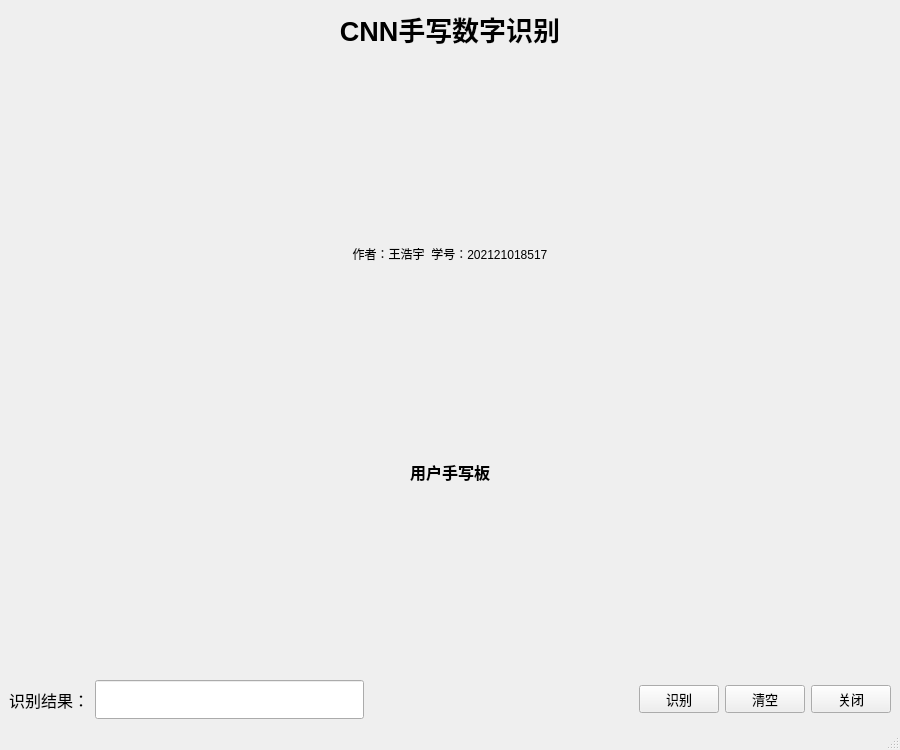
<?xml version="1.0" encoding="UTF-8"?>
<ui version="4.0">
 <class>MainWindow</class>
 <widget class="QMainWindow" name="MainWindow">
  <property name="enabled">
   <bool>true</bool>
  </property>
  <property name="geometry">
   <rect>
    <x>0</x>
    <y>0</y>
    <width>900</width>
    <height>750</height>
   </rect>
  </property>
  <property name="minimumSize">
   <size>
    <width>900</width>
    <height>750</height>
   </size>
  </property>
  <property name="maximumSize">
   <size>
    <width>900</width>
    <height>750</height>
   </size>
  </property>
  <property name="windowTitle">
   <string>MainWindow</string>
  </property>
  <property name="styleSheet">
   <string notr="true"/>
  </property>
  <widget class="QWidget" name="centralwidget">
   <property name="enabled">
    <bool>true</bool>
   </property>
   <property name="mouseTracking">
    <bool>false</bool>
   </property>
   <layout class="QVBoxLayout" name="verticalLayout_2">
    <item>
     <layout class="QVBoxLayout" name="verticalLayout">
      <item>
       <widget class="QLabel" name="label_tittle">
        <property name="enabled">
         <bool>true</bool>
        </property>
        <property name="font">
         <font>
          <pointsize>20</pointsize>
          <weight>75</weight>
          <bold>true</bold>
         </font>
        </property>
        <property name="text">
         <string>CNN手写数字识别</string>
        </property>
        <property name="textFormat">
         <enum>Qt::AutoText</enum>
        </property>
        <property name="alignment">
         <set>Qt::AlignCenter</set>
        </property>
       </widget>
      </item>
      <item>
       <spacer name="verticalSpacer_2">
        <property name="orientation">
         <enum>Qt::Vertical</enum>
        </property>
        <property name="sizeHint" stdset="0">
         <size>
          <width>877</width>
          <height>35</height>
         </size>
        </property>
       </spacer>
      </item>
      <item>
       <widget class="QLabel" name="label_2">
        <property name="enabled">
         <bool>true</bool>
        </property>
        <property name="text">
         <string>作者：王浩宇  学号：202121018517</string>
        </property>
        <property name="alignment">
         <set>Qt::AlignCenter</set>
        </property>
       </widget>
      </item>
      <item>
       <spacer name="verticalSpacer_3">
        <property name="orientation">
         <enum>Qt::Vertical</enum>
        </property>
        <property name="sizeHint" stdset="0">
         <size>
          <width>877</width>
          <height>13</height>
         </size>
        </property>
       </spacer>
      </item>
      <item>
       <layout class="QHBoxLayout" name="horizontalLayout_2"/>
      </item>
      <item>
       <widget class="QLabel" name="label_3">
        <property name="enabled">
         <bool>true</bool>
        </property>
        <property name="font">
         <font>
          <pointsize>12</pointsize>
          <weight>75</weight>
          <bold>true</bold>
         </font>
        </property>
        <property name="text">
         <string>用户手写板</string>
        </property>
        <property name="alignment">
         <set>Qt::AlignCenter</set>
        </property>
       </widget>
      </item>
      <item>
       <spacer name="verticalSpacer">
        <property name="orientation">
         <enum>Qt::Vertical</enum>
        </property>
        <property name="sizeHint" stdset="0">
         <size>
          <width>877</width>
          <height>13</height>
         </size>
        </property>
       </spacer>
      </item>
      <item>
       <layout class="QHBoxLayout" name="horizontalLayout">
        <item>
         <widget class="QLabel" name="label">
          <property name="font">
           <font>
            <pointsize>12</pointsize>
           </font>
          </property>
          <property name="text">
           <string>识别结果：</string>
          </property>
         </widget>
        </item>
        <item>
         <widget class="QLineEdit" name="lineEdit_result">
          <property name="enabled">
           <bool>true</bool>
          </property>
          <property name="font">
           <font>
            <pointsize>20</pointsize>
            <weight>75</weight>
            <bold>true</bold>
           </font>
          </property>
         </widget>
        </item>
        <item>
         <spacer name="horizontalSpacer">
          <property name="orientation">
           <enum>Qt::Horizontal</enum>
          </property>
          <property name="sizeHint" stdset="0">
           <size>
            <width>40</width>
            <height>20</height>
           </size>
          </property>
         </spacer>
        </item>
        <item>
         <widget class="QPushButton" name="btn_recognize">
          <property name="enabled">
           <bool>true</bool>
          </property>
          <property name="font">
           <font>
            <pointsize>10</pointsize>
           </font>
          </property>
          <property name="text">
           <string>识别</string>
          </property>
         </widget>
        </item>
        <item>
         <widget class="QPushButton" name="btn_clear">
          <property name="enabled">
           <bool>true</bool>
          </property>
          <property name="font">
           <font>
            <pointsize>10</pointsize>
           </font>
          </property>
          <property name="text">
           <string>清空</string>
          </property>
         </widget>
        </item>
        <item>
         <widget class="QPushButton" name="btn_close">
          <property name="enabled">
           <bool>true</bool>
          </property>
          <property name="font">
           <font>
            <pointsize>10</pointsize>
           </font>
          </property>
          <property name="text">
           <string>关闭</string>
          </property>
         </widget>
        </item>
       </layout>
      </item>
     </layout>
    </item>
   </layout>
  </widget>
  <widget class="QMenuBar" name="menubar">
   <property name="geometry">
    <rect>
     <x>0</x>
     <y>0</y>
     <width>900</width>
     <height>23</height>
    </rect>
   </property>
  </widget>
  <widget class="QStatusBar" name="statusbar"/>
 </widget>
 <resources/>
 <connections>
  <connection>
   <sender>btn_close</sender>
   <signal>clicked()</signal>
   <receiver>MainWindow</receiver>
   <slot>close()</slot>
   <hints>
    <hint type="sourcelabel">
     <x>888</x>
     <y>716</y>
    </hint>
    <hint type="destinationlabel">
     <x>863</x>
     <y>710</y>
    </hint>
   </hints>
  </connection>
  <connection>
   <sender>btn_recognize</sender>
   <signal>clicked()</signal>
   <receiver>MainWindow</receiver>
   <slot>btn_recognize_on_clicked()</slot>
   <hints>
    <hint type="sourcelabel">
     <x>726</x>
     <y>716</y>
    </hint>
    <hint type="destinationlabel">
     <x>690</x>
     <y>722</y>
    </hint>
   </hints>
  </connection>
  <connection>
   <sender>btn_clear</sender>
   <signal>clicked()</signal>
   <receiver>MainWindow</receiver>
   <slot>btn_clear_on_clicked()</slot>
   <hints>
    <hint type="sourcelabel">
     <x>777</x>
     <y>702</y>
    </hint>
    <hint type="destinationlabel">
     <x>805</x>
     <y>611</y>
    </hint>
   </hints>
  </connection>
 </connections>
 <slots>
  <slot>btn_recognize_on_clicked()</slot>
  <slot>btn_clear_on_clicked()</slot>
 </slots>
</ui>
